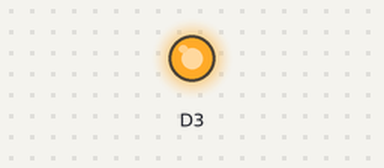
Recording of a sketch running on a simulated ESP8266 (NodeMCU). Parts: output pins drawn as LEDs (lit = HIGH).

Above: at 0.2 s.
At 6.7 s:
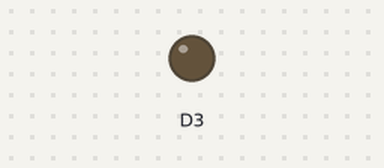
Timing chart, 0 to 12.4 s (numbered marks = the images above):
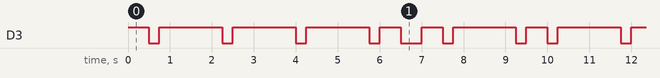

The sketch:

les1.ino
```cpp
void setup () {
  pinMode(D3, OUTPUT);;
  }

void loop() {
  digitalWrite(D3, HIGH);
  delay(500);
  digitalWrite(D3, LOW);
  delay(250);

   digitalWrite(D3, HIGH);
  delay(1500);
  digitalWrite(D3, LOW);
  delay(250);

  digitalWrite(D3, HIGH);
  delay(1500);
  digitalWrite(D3, LOW);
  delay(250);

  digitalWrite(D3, HIGH);
  delay(1500);
  digitalWrite(D3, LOW);
  delay(250);

  digitalWrite(D3, HIGH);
  delay(500);
  digitalWrite(D3, LOW);
  delay(500);

  digitalWrite(D3, HIGH);
  delay(500);
  digitalWrite(D3, LOW);
  delay(250);

  digitalWrite(D3, HIGH);
  delay(1500);
  digitalWrite(D3, LOW);
  delay(250);
}
```

sensors.ino
```cpp

```

Measured:
- by itself, D3: repeats every 9.5 s: 3 × (LOW 0.25 s, HIGH 1.5 s), LOW 0.25 s, HIGH 0.50 s, LOW 0.50 s, HIGH 0.50 s, LOW 0.25 s, HIGH 1.5 s, LOW 0.25 s, HIGH 0.50 s
- by itself, everything shown: repeats every 9.5 s, in 14 steps
